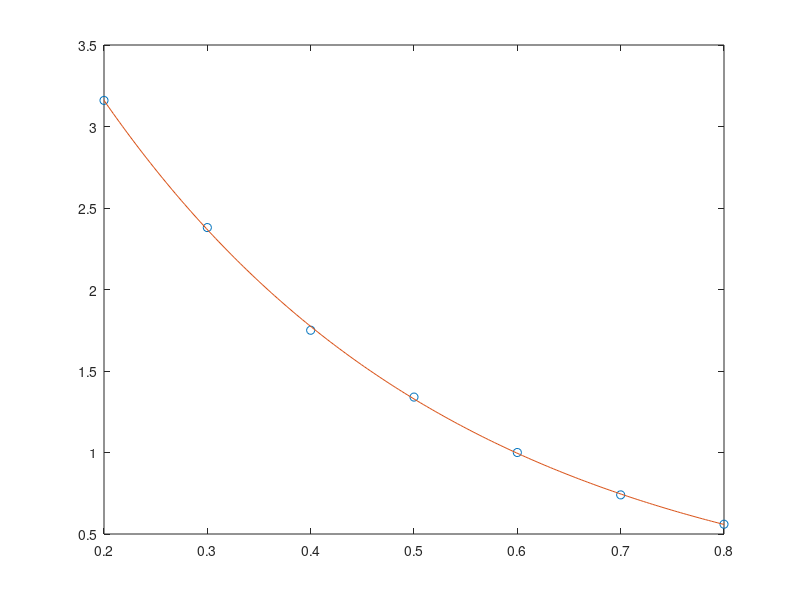

This figure's MATLAB source:
clear all;clc
format long

t = [0.2:0.1:0.8];
I = [3.16 2.38 1.75 1.34 1.00 0.74 0.56];

#I = i0*e^(-a*t)
#ln(I) = - a*t + ln(i0) = A*t+B
#A = -a
#B = ln(io)

cl = polyfit(t,log(I),1)

a = -cl(1)
io = e^cl(2)

pL = @(t) io*e.^(-a*t)
tt = linspace(0.2,0.8,201);
plot(t,I,'o',tt,pL(tt))
